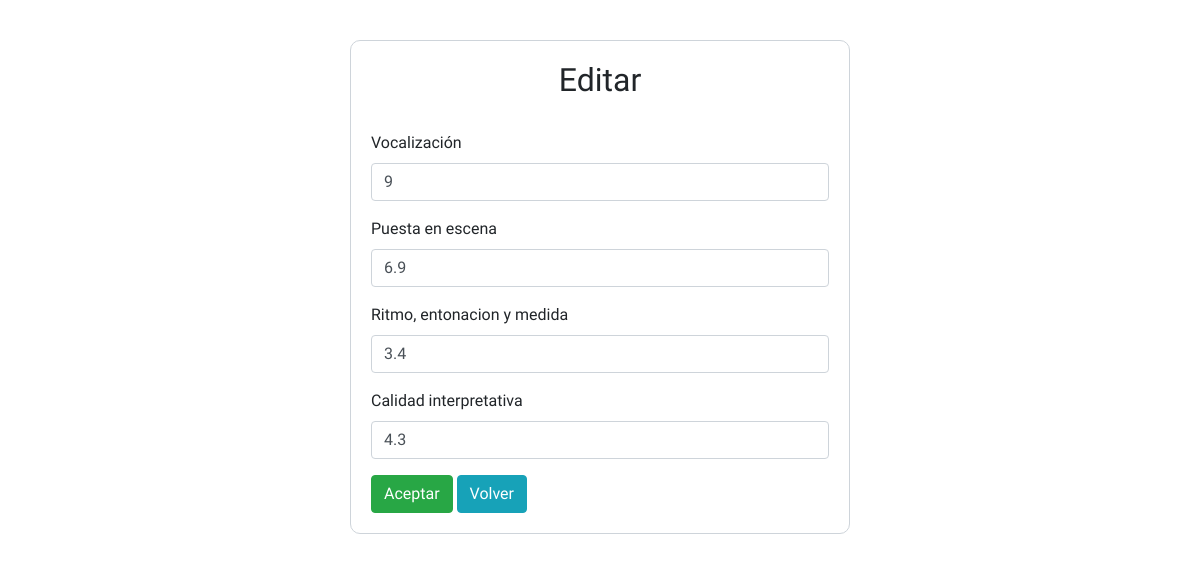
The app's page /editCto.php?id=5 with its own data.
### tables this page shows
CREATE TABLE IF NOT EXISTS `canto` (
  `id` int(11) NOT NULL,
  `vocalizacion` float(11,1) NOT NULL,
  `puesta_en_escena` float(11,1) NOT NULL,
  `total` float(11,2) NOT NULL,
  `id_regional` int(11) NOT NULL,
  `id_jurado` int(11) NOT NULL,
  `ritmo_entonacion_y_medida` float(11,1) NOT NULL,
  `calidad_interpretativa` float(11,1) NOT NULL
);

### editCto.php (the view, shortened to what this page needs)
<?php
  $id = $_GET['id'];
  $con = new PDO('mysql:host=localhost;dbname=zonales1;charset=utf8','root','');
  $query = $con->query("SELECT * FROM canto WHERE id=$id");
  if($row = $query->fetchObject()){
    $res = $row;
  }
?>
<!DOCTYPE html>
<html lang="en">
<head>
  <link rel="stylesheet" href="css/bootstrap.min.css">
  <link rel="stylesheet" type="text/css" href="css/edit.css">
</head>
<body>
  <div class="container">
    <form action="editar.php" method="post" class="form">
    <h2 class="text-center">Editar</h2>
    <br>
    <div class="form-group">
        <label for="Cto1">Vocalización</label>
        <input type="number" class="form-control" required name="editCto1" id="Cto1" pattern="[0-9]+([\.,][0-9]+)?" step="0.01" min="0" max="10" value="<?php echo $res->vocalizacion ?>">
    </div>
    <div class="form-group">
        <label for="Cto2">Puesta en escena</label>
        <input type="number" class="form-control" required name="editCto2" id="Cto2" pattern="[0-9]+([\.,][0-9]+)?" step="0.01" min="0" max="10" value="<?php echo $res->puesta_en_escena ?>">
    </div>
    <div class="form-group">
        <label for="Cto3">Ritmo, entonacion y medida</label>
        <input type="number" class="form-control" required name="editCto3" id="Cto3" pattern="[0-9]+([\.,][0-9]+)?" step="0.01" min="0" max="10" value="<?php echo $res->ritmo_entonacion_y_medida ?>">
    </div>
    <div class="form-group">
        <label for="Cto4">Calidad interpretativa</label>
        <input type="number" class="form-control" required name="editCto4" id="Cto4" pattern="[0-9]+([\.,][0-9]+)?" step="0.01" min="0" max="10" value="<?php echo $res->calidad_interpretativa ?>">
    </div>
    <button type="submit" class="btn btn-success"><i class="fas fa-sign-in-alt" style="text-align: right;"></i>Aceptar</button>
    <a href="conCto.php" class="btn btn-info">Volver</a>
  </form>
  </div>
</body>
</html>

### css/edit.css (style rules this page uses)
body { font-family: 'Merienda', cursive; }
.form { margin: auto; margin-top: 40px; border:1px solid #ced4da; border-radius:10px; padding: 20px; max-width:500px ; }

### records on screen
canto: editCto1 "9", editCto2 "6.9", editCto3 "3.4", editCto4 "4.3"
